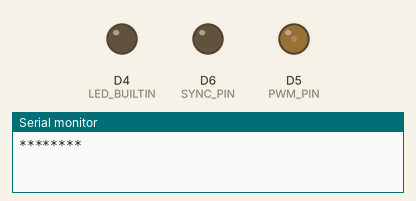
Recording of a sketch running on a simulated ESP8266 (NodeMCU). Shown: output pins drawn as LEDs (lit = HIGH, except the on-board LED, lit = LOW), the last lines printed to the serial monitor. WiFi joins after 1.5 s; servers stay silent unless stated; network time is answered at once with the bench clock; the local clock reads 2024-03-15 10:24:30 at power-on unless the sketch sets it.

Above: at 0.9 s.
At 1.67 s:
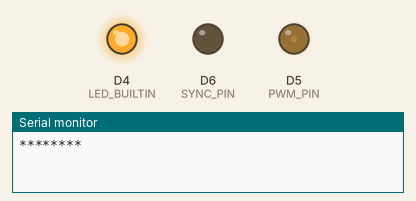
At 20.1 s:
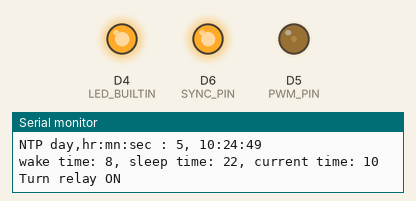
At 40.2 s:
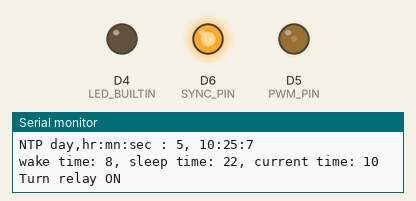
Timing chart, 0 to 40.4 s (numbered marks = the images above):
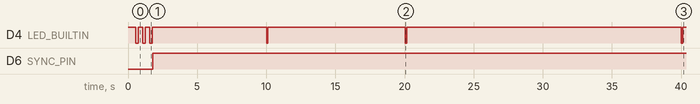

Measured:
- by itself, D4 (LED_BUILTIN): HIGH → LOW at 0.55 s, → HIGH 0.20 s later, → LOW 0.30 s later, → HIGH 0.20 s later, … (12 changes in this stretch)
- by itself, D6 (SYNC_PIN): LOW → HIGH at 1.8 s

The sketch:

brain.ino
```cpp
#include <Arduino.h>
#include <NTPClient.h>
#include <WiFiUdp.h>
#include <ESP8266WiFi.h>
//#import "growbox.h"

#define SYNC_PIN D6
//#define PWM_PIN 14 // D5
#define PWM_PIN D5

#define TIME_OFFSET (-7 * 60 * 60)
#define WAKE_TIME 8
#define AWAKE_DURATION_HOURS 14

unsigned long _currentTime = 0;
unsigned long _blinkTime = 0;
unsigned long _ntpSyncTime = 0;
bool _wifi_connected = false;
WiFiUDP _ntpUDP;
NTPClient _timeClient(_ntpUDP, "pool.ntp.org", TIME_OFFSET);

void setup() {
  Serial.begin(115200);
  pinMode(SYNC_PIN, OUTPUT);
  pinMode(LED_BUILTIN, OUTPUT);
  digitalWrite(LED_BUILTIN, true);

  delay(250);
  Serial.println("********");

  pinMode(PWM_PIN, OUTPUT);
  analogWriteRange(100);
  analogWriteFreq(25000);
  analogWrite(PWM_PIN, 15);

  WiFi.begin("cocacola", "football");

  delay(100);
}

void loop() {
  _currentTime = millis();

  blinkLED();

  if (WiFi.status() == WL_CONNECTED) {
    if (!_wifi_connected) {
      // Moving from not connected to connected.
      _wifi_connected = true;
      _timeClient.begin();
    }
    // Check time every 6 seconds.
    if (_ntpSyncTime == 0 || _currentTime - _ntpSyncTime > 6000) {
      _ntpSyncTime = _currentTime;
      _timeClient.update();

      printInfoNTP();
      updateRelayNTP();
    }
  }

  // Delay, allowing esp8266 to do other stuff.
  delay(100);
}

void blinkLED() {
  const float wifiErrorDutyCycle = 0.5;
  const float relayErrorDutyCycle = 1;
  const float errorDivisor = 2;
  const float nominalDutyCycle = 10;
  const float nominalDivisor = 150;

  float dutyCycle = nominalDutyCycle;
  float divisor = nominalDivisor;
  if (WiFi.status() != WL_CONNECTED) {
    dutyCycle = wifiErrorDutyCycle;
    divisor = errorDivisor;
  }

  long blinkCycleMS = 1000 * dutyCycle;
  digitalWrite(LED_BUILTIN, _currentTime % blinkCycleMS > blinkCycleMS / divisor);
}

void updateRelayNTP() {
//  ///// TEST MODE
//  int seconds = _timeClient.getSeconds();
//  int x = seconds / 10;
//  if (x == 0 || x == 2 || x == 4) {
//    Serial.println("ON !!!");
//    digitalWrite(SYNC_PIN, true);
//  } else {
//    Serial.println("OFF !!!");
//    digitalWrite(SYNC_PIN, false);
//  }
//  return;
//  ///// END TEST MODE

  int hour = _timeClient.getHours();
  int sleepTime = WAKE_TIME + AWAKE_DURATION_HOURS;

  Serial.print("wake time: ");
  Serial.print(WAKE_TIME);
  Serial.print(", sleep time: ");
  Serial.print(sleepTime);
  Serial.print(", current time: ");
  Serial.println(hour);

  if (hour >= WAKE_TIME && hour < sleepTime) {
    digitalWrite(SYNC_PIN, true);
    Serial.println("Turn relay ON");
  } else {
    digitalWrite(SYNC_PIN, false);
    Serial.println("Turn relay OFF");
  }
}

void printInfoNTP() {
  Serial.print("millis(): ");
  Serial.println(_currentTime);
  Serial.print("NTP day,hr:mn:sec : ");
  Serial.print(_timeClient.getDay());
  Serial.print(", ");
  Serial.print(_timeClient.getHours());
  Serial.print(":");
  Serial.print(_timeClient.getMinutes());
  Serial.print(":");
  Serial.println(_timeClient.getSeconds());
}
```
